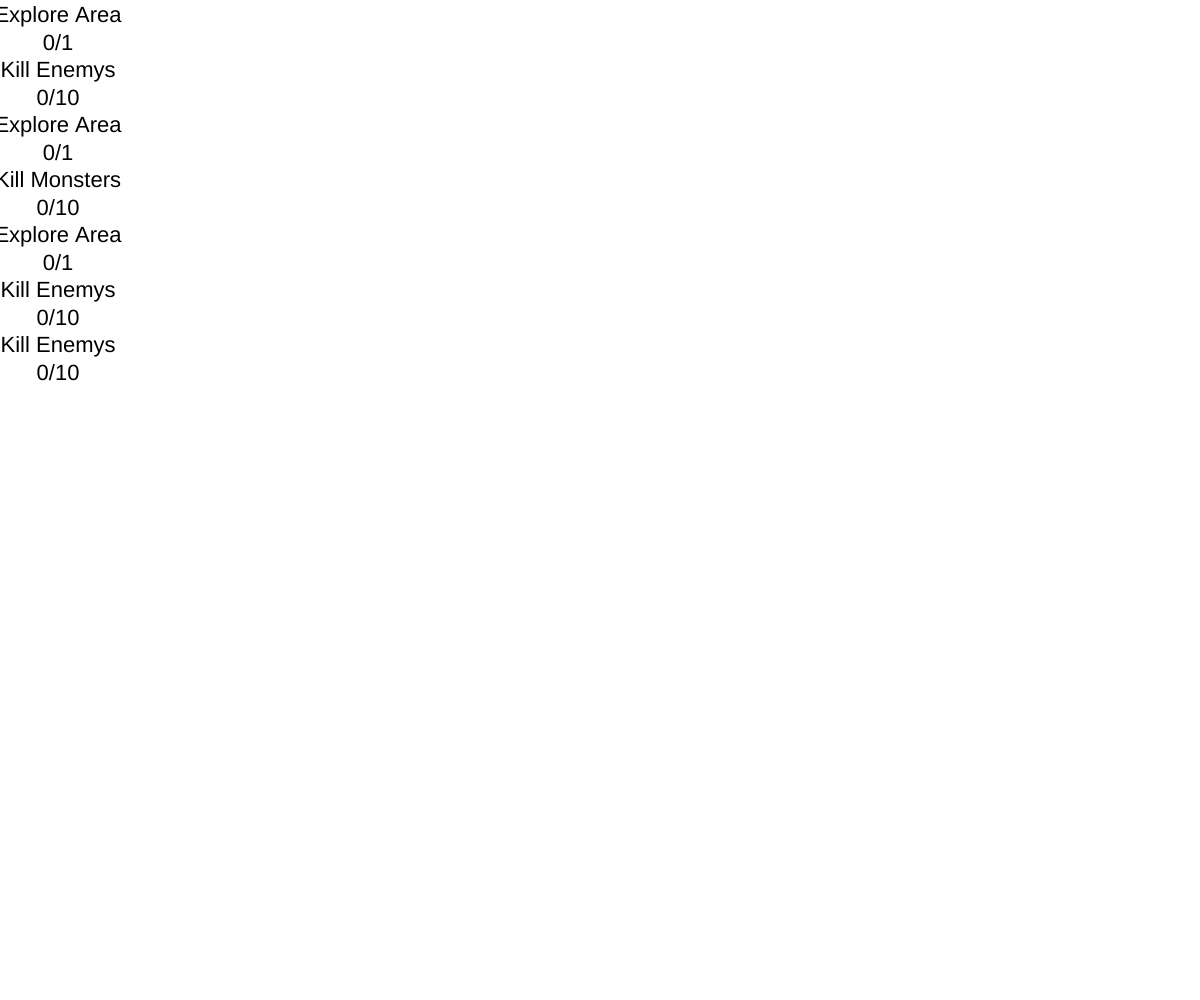
Frame 1 (no input)
Frame 60 (no input): identical to frame 1, image omitted
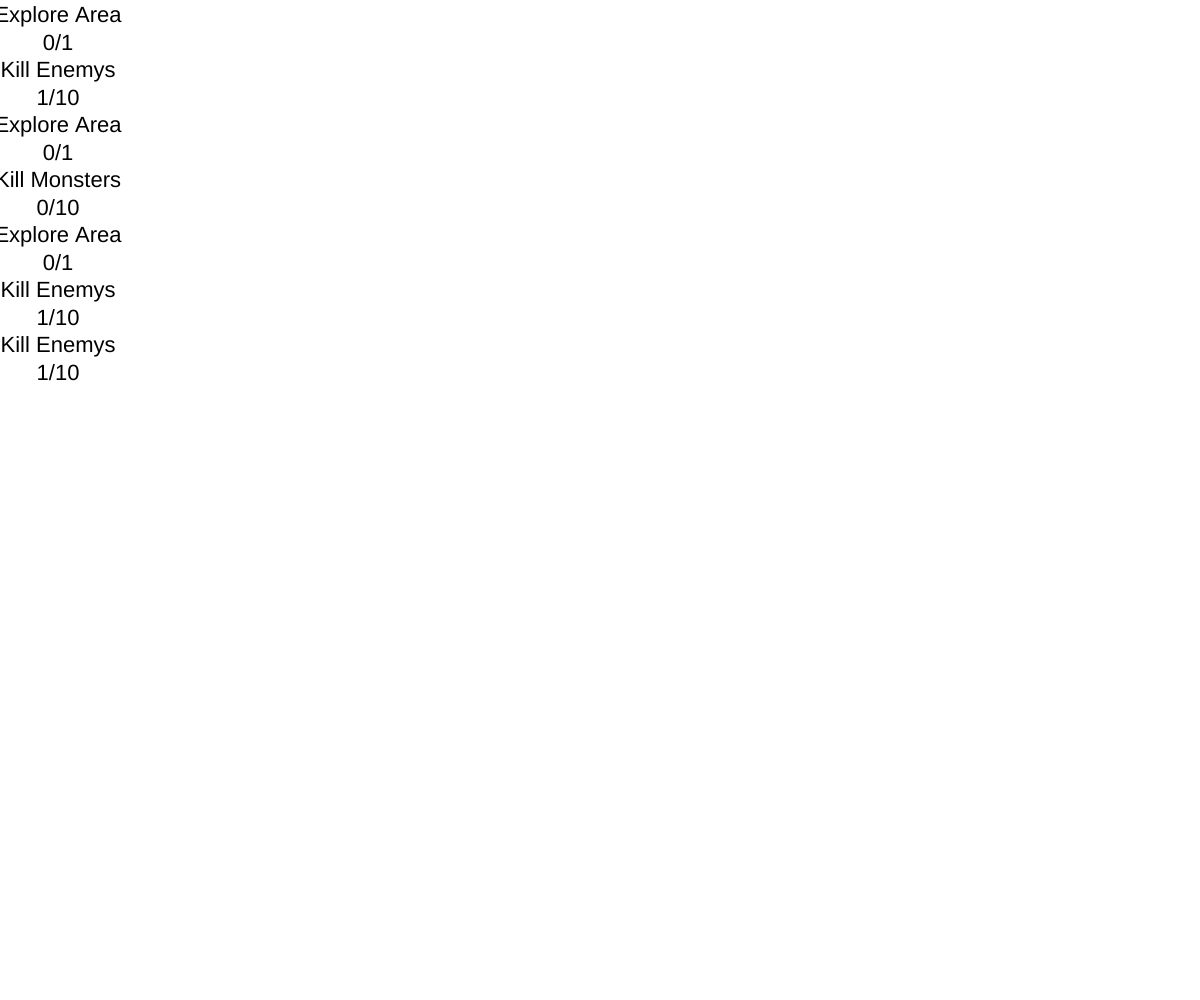
Frame 120 (the mouse pressed at the canvas centre since frame 60)

The p5.js sketch that drew these frames (run headless with seeded random() and noise() and a simulated clock; from frame 60 on, the mouse is pressed at the canvas centre):

// p5.js sketch
// ── sketch.js
// Quests
// Travis Ahern
// Jul. 7, 2019

// vars
let questList = [];
let listOfAreas = [];
let sizeOfText;
let allQuests;
let QuestEntries = [];

let stats = {};
let items;

class Quest {
    constructor(quest) {
        this.title = quest.title;
        this.keyWord = quest.keyWord;
        this.required = quest.required;
        this.progress = 0;
        this.reward = quest.reward;
    }

    display(x, y) {
        text(this.title + "\n" + this.progress + "/" + this.required, x, y);
    }
}

// class Quest_KillEnemys {
//     constructor() {
//         this.keyWord = "Kill";
//         this.required = int(random(5, 10)); // amount needed to complete
//         this.progress = 0;                  // running total
//         this.reward = {                     // reward for completion
//             money: this.required*100,
//             exp: this.required*150,
//             items: int(random(0, this.required/2.5))
//         };
//         this.title = "Kill Enemys"
//     }

//     display(x, y) {
//         text(this.title + "\n" + this.progress + "/" + this.required, x, y);
//     }
// }

// class Quest_GoToArea {
//     constructor(areas) {
//         this.keyWord = random(areas/* .name //final vesion*/); // area needed to journey too
//         this.required = 1;                                     // making things easy
//         this.progress = 0;                                     // tracking progress
//         this.reward = /* will be based on lvl */{
//             money: 100, 
//             exp: 100,
//             items: 2
//         };
//         this.title = "Explore " + this.keyWord;
//     }

//     display(x, y) {
//         text(this.title + "\n" + this.progress + "/" + this.required, x, y);
//     }
// }

function setup() {
    createCanvas(windowWidth, windowHeight);
    rectMode(CENTER);
    textAlign(CENTER);
    sizeOfText = (width + height) * 0.01;
    textSize(sizeOfText);

    stats.money = 0;
    stats.exp = 0;
    items = 0;

    establishQuests();

    listOfAreas = ["Mountains", "Desert", "Forest"];

    for (let i = 7; i > 0; i--)
        questList.push(new Quest(allQuests.get(random(QuestEntries))));

    
    // questList.push(new Quest_GoToArea(listOfAreas));
    // questList.push(new Quest_KillEnemys());
    // questList.push(new Quest_KillEnemys());
}

function establishQuests() {
    allQuests = new Map();
    QuestEntries = [
        "Kill Quest",
        "Big Kill Quest",
        "Explore Quest",
    ];

    allQuests.set("Kill Quest", { title: "Kill Enemys", keyWord: "Kill", reward: { money: 100, exp: 100, items: 3 }, required: 10 });
    allQuests.set("Big Kill Quest", { title: "Kill Monsters", keyWord: "Kill100", reward: { money: 100, exp: 100, items: 3 }, required: 10 });
    allQuests.set("Explore Quest", { title: "Explore Area", keyWord: (function chooseArea() { random(listOfAreas) }), reward: { money: 100, exp: 100, items: 4 }, required: 1 });
}

function draw() {
    background(255);
    
    // display quest log on screen
    fill(0);
    for (let i = questList.length-1; i >= 0; i--) {
        let x = sizeOfText + (width * 0.03);
        let y = sizeOfText + (sizeOfText * i * 2.5);

        questList[i].display(x, y);
    }
}

function updateQuests(event) {
    for (let i = questList.length - 1; i >= 0; i--)
        // checking if player progressed in the quest
        if (event === questList[i].keyWord) {
            questList[i].progress++;
            // completing quest
            if (questList[i].progress >= questList[i].required)
                questComplete(questList[i].reward, i);
        }
}

function questComplete(reward, index) {
    stats.money += reward.money;
    stats.exp += reward.exp;

    items += reward.items;

    questList.splice(index, 1);
}

function mousePressed() {
    updateQuests(allQuests.get("Kill Quest").keyWord);
}

function keyPressed() {
    if (keyCode === 32)
        updateQuests(allQuests.get("Explore Quest").keyWord);

    else if (keyCode === 66) {
        updateQuests(allQuests.get("Big Kill Quest").keyWord);
        updateQuests(allQuests.get("Kill Quest").keyWord);
    }
}
